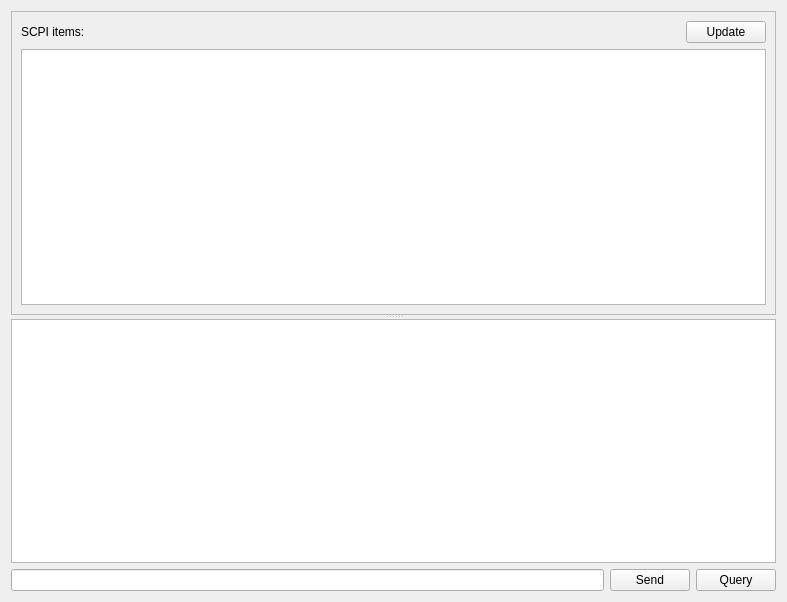
<?xml version="1.0" encoding="UTF-8"?>
<ui version="4.0">
 <class>ScpiViewer</class>
 <widget class="QWidget" name="ScpiViewer">
  <property name="geometry">
   <rect>
    <x>0</x>
    <y>0</y>
    <width>787</width>
    <height>602</height>
   </rect>
  </property>
  <property name="windowTitle">
   <string>SCPI-Viewer</string>
  </property>
  <layout class="QVBoxLayout" name="verticalLayout">
   <item>
    <widget class="QSplitter" name="splitter">
     <property name="orientation">
      <enum>Qt::Vertical</enum>
     </property>
     <widget class="QFrame" name="frame">
      <property name="frameShape">
       <enum>QFrame::StyledPanel</enum>
      </property>
      <property name="frameShadow">
       <enum>QFrame::Raised</enum>
      </property>
      <layout class="QGridLayout" name="gridLayout_2">
       <property name="leftMargin">
        <number>9</number>
       </property>
       <property name="topMargin">
        <number>9</number>
       </property>
       <property name="horizontalSpacing">
        <number>6</number>
       </property>
       <item row="0" column="0">
        <widget class="QLabel" name="label">
         <property name="sizePolicy">
          <sizepolicy hsizetype="Maximum" vsizetype="Preferred">
           <horstretch>0</horstretch>
           <verstretch>0</verstretch>
          </sizepolicy>
         </property>
         <property name="text">
          <string>SCPI items:</string>
         </property>
        </widget>
       </item>
       <item row="0" column="3">
        <widget class="QPushButton" name="pbUpdate">
         <property name="sizePolicy">
          <sizepolicy hsizetype="Maximum" vsizetype="Fixed">
           <horstretch>0</horstretch>
           <verstretch>0</verstretch>
          </sizepolicy>
         </property>
         <property name="text">
          <string>Update</string>
         </property>
        </widget>
       </item>
       <item row="1" column="0" colspan="4">
        <widget class="QTreeView" name="tvScpiNodeViewer">
         <property name="editTriggers">
          <set>QAbstractItemView::NoEditTriggers</set>
         </property>
         <attribute name="headerVisible">
          <bool>false</bool>
         </attribute>
        </widget>
       </item>
       <item row="0" column="1" colspan="2">
        <spacer name="horizontalSpacer">
         <property name="orientation">
          <enum>Qt::Horizontal</enum>
         </property>
         <property name="sizeHint" stdset="0">
          <size>
           <width>40</width>
           <height>20</height>
          </size>
         </property>
        </spacer>
       </item>
      </layout>
     </widget>
     <widget class="QTextBrowser" name="tbResponse"/>
    </widget>
   </item>
   <item>
    <layout class="QHBoxLayout" name="horizontalLayout">
     <item>
      <widget class="QLineEdit" name="leCmd">
       <property name="sizePolicy">
        <sizepolicy hsizetype="Expanding" vsizetype="Fixed">
         <horstretch>0</horstretch>
         <verstretch>0</verstretch>
        </sizepolicy>
       </property>
      </widget>
     </item>
     <item>
      <widget class="QPushButton" name="pbSend">
       <property name="text">
        <string>Send</string>
       </property>
       <property name="shortcut">
        <string>Return</string>
       </property>
      </widget>
     </item>
     <item>
      <widget class="QPushButton" name="pbQuery">
       <property name="text">
        <string>Query</string>
       </property>
      </widget>
     </item>
    </layout>
   </item>
  </layout>
 </widget>
 <resources/>
 <connections/>
</ui>
